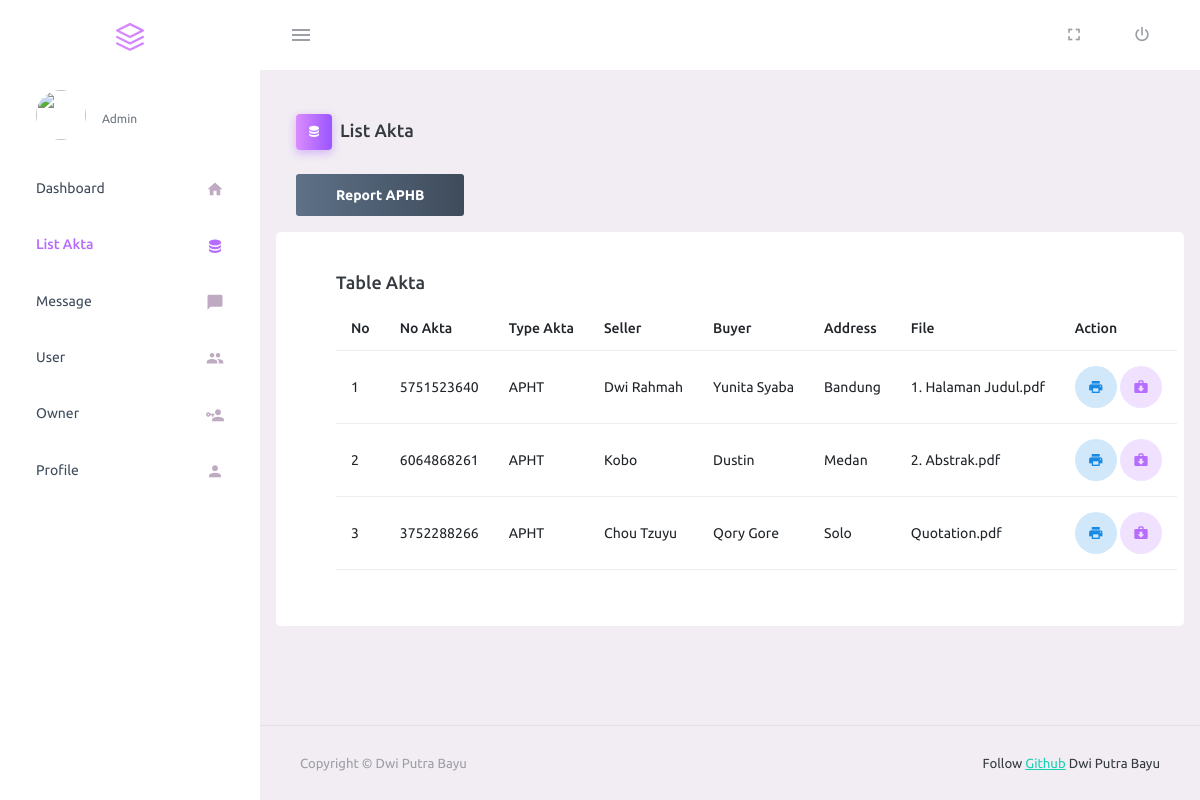
Before: /owner/listapht.php (signed in) with the older database file.
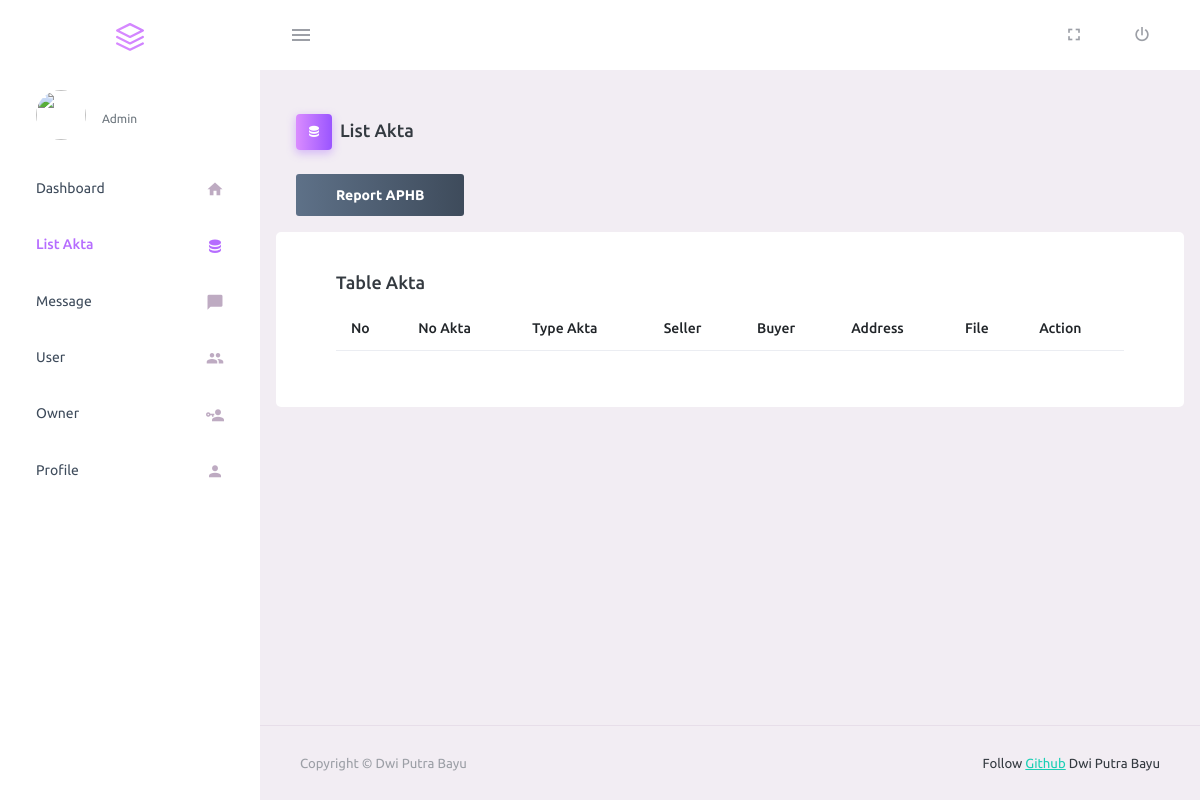
After: the same page with the newer database file.
### tables this page shows
CREATE TABLE `akta` (
  `id` int(11) NOT NULL,
  `no_akta` varchar(255) NOT NULL,
  `type_akta` varchar(255) NOT NULL,
  `seller` varchar(255) NOT NULL,
  `buyer` varchar(255) NOT NULL,
  `no_hak` int(5) NOT NULL,
  `address` varchar(255) NOT NULL,
  `surface_area` varchar(255) NOT NULL,
  `transaction` varchar(255) NOT NULL,
  `certificate` int(6) NOT NULL,
  `pbb` int(7) NOT NULL,
  `njop` int(8) NOT NULL,
  `ssp` int(9) NOT NULL,
  `ssb` int(10) NOT NULL,
  `description` varchar(255) NOT NULL,
  `pdf_akta` text NOT NULL,
  `created_at` timestamp NOT NULL DEFAULT current_timestamp()
);

### owner/listapht.php (the view, shortened to what this page needs)
<?php
require "function.php";
?>
<!DOCTYPE html>
<html lang="en">
<?php require "partials/head.php" ?>
<body>
    <div class="container-scroller">
        <?php require "partials/navbar.php" ?>
        <div class="container-fluid page-body-wrapper">
            <?php require "partials/sidebar.php" ?>
            <div class="main-panel">
                <div class="content-wrapper">
                    <div class="page-header">
                        <h3 class="page-title">
                            <span class="page-title-icon bg-gradient-primary text-white me-2">
                                <i class="mdi mdi-database"></i>
                            </span>List Akta
                        </h3>
                    </div>
                    <div class="d-flex mb-3">
                        <a href="report.php?reportapht=true" class="btn btn-gradient-dark">Report APHB</a>
                    </div>
                    <div class="row">
                        <div class="card">
                            <div class="card-body">
                                <h4 class="card-title">Table Akta</h4>
                                <table class="table table-hover pt-3 mb-3" id="example">
                                    <thead>
                                        <tr>
                                            <th>No</th>
                                            <th>No Akta</th>
                                            <th>Type Akta</th>
                                            <th>Seller</th>
                                            <th>Buyer</th>
                                            <th>Address</th>
                                            <th>File</th>
                                            <th>Action</th>
                                        </tr>
                                    </thead>
                                    <tbody>
                                        <?php
                                            $q = "SELECT * FROM akta WHERE type_akta = 'APHT'";
                                            $r = mysqli_query($db,$q);
                                            $c = 1;
                                            while ($akta = mysqli_fetch_array($r)) {
                                            if ($akta['type_akta']=='APHT') {
                                            ?>
                                        <tr>
                                            <td><?= $c ?></td>
                                            <td><?= $akta["no_akta"] ?></td>
                                            <td><?= $akta["type_akta"] ?></td>
                                            <td><?= $akta["seller"] ?></td>
                                            <td><?= $akta["buyer"] ?></td>
                                            <td><?= $akta["address"] ?></td>
                                            <td><?= $akta["pdf_akta"] ?></td>
                                            <td>
                                                <a href="detailakta.php?id=<?= $akta['id'] ?>"
                                                    class="btn btn-inverse-info btn-rounded btn-icon"
                                                    style="padding-top: 12px;">
                                                    <i class="mdi mdi-printer"></i>
                                                </a>
                                                <a href="viewpdf.php?id=<?= $akta['id'] ?>"
                                                    class="btn btn-inverse-primary btn-rounded btn-icon"
                                                    style="padding-top: 12px;">
                                                    <i class="mdi mdi-briefcase-download"></i>
                                                </a>
                                            </td>
                                        </tr>
                                        <?php
                                            $c++;
                                            }
                                            }
                                            ?>
                                    </tbody>
                                </table>
                            </div>
                        </div>
                    </div>
                </div>
                <?php require "partials/footer.php" ?>
            </div>
        </div>
    </div>
</body>
</html>

Changed rows visible on the page:
removed akta: no_akta "5751523640", type_akta "APHT", seller "Dwi Rahmah", buyer "Yunita Syaba", address "Bandung", pdf_akta "1. Halaman Judul.pdf"
removed akta: no_akta "6064868261", type_akta "APHT", seller "Kobo", buyer "Dustin", address "Medan", pdf_akta "2. Abstrak.pdf"
removed akta: no_akta "3752288266", type_akta "APHT", seller "Chou Tzuyu", buyer "Qory Gore", address "Solo", pdf_akta "Quotation.pdf"
